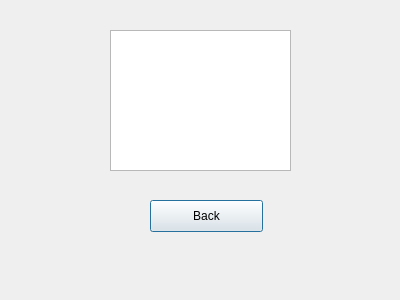
<?xml version="1.0" encoding="UTF-8"?>
<ui version="4.0">
 <class>FingerprintScanPopup</class>
 <widget class="QDialog" name="FingerprintScanPopup">
  <property name="geometry">
   <rect>
    <x>0</x>
    <y>0</y>
    <width>400</width>
    <height>300</height>
   </rect>
  </property>
  <property name="windowTitle">
   <string>Dialog</string>
  </property>
  <widget class="QPushButton" name="pushButton">
   <property name="geometry">
    <rect>
     <x>150</x>
     <y>200</y>
     <width>113</width>
     <height>32</height>
    </rect>
   </property>
   <property name="text">
    <string>Back</string>
   </property>
  </widget>
  <widget class="QGraphicsView" name="scannerdisplay">
   <property name="geometry">
    <rect>
     <x>110</x>
     <y>30</y>
     <width>181</width>
     <height>141</height>
    </rect>
   </property>
  </widget>
 </widget>
 <resources/>
 <connections/>
</ui>
